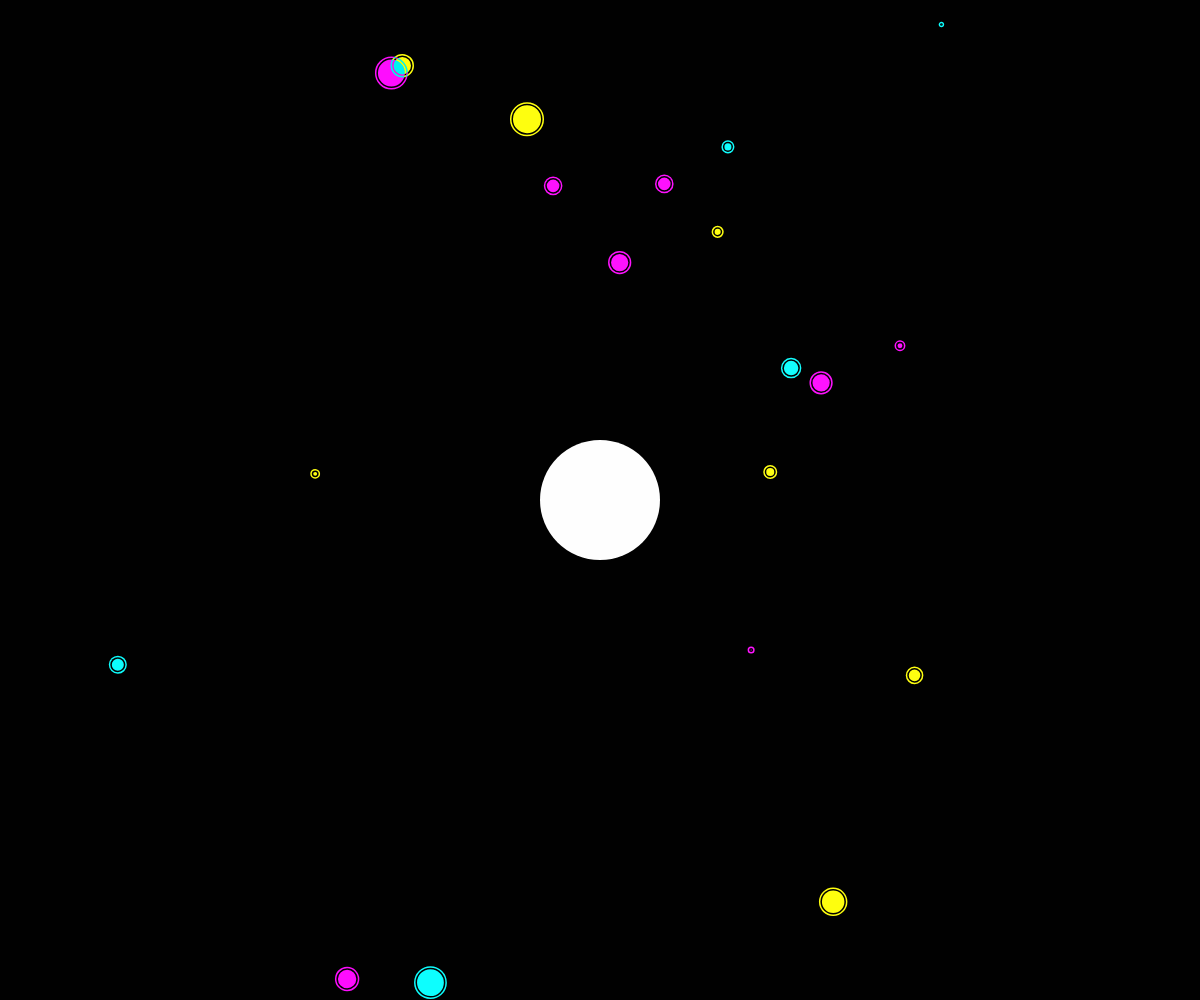
Frame 1 (no input)
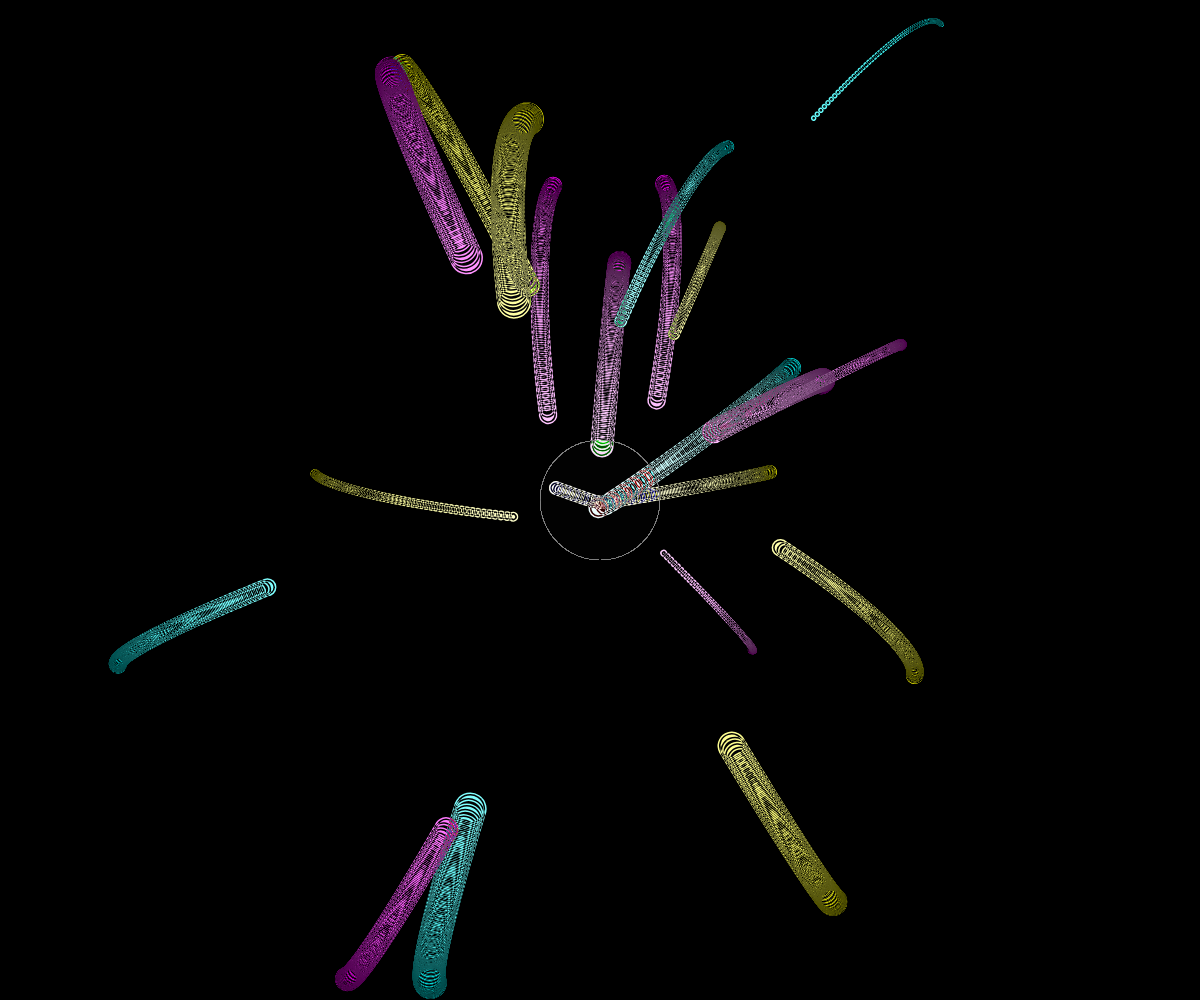
Frame 60 (no input)
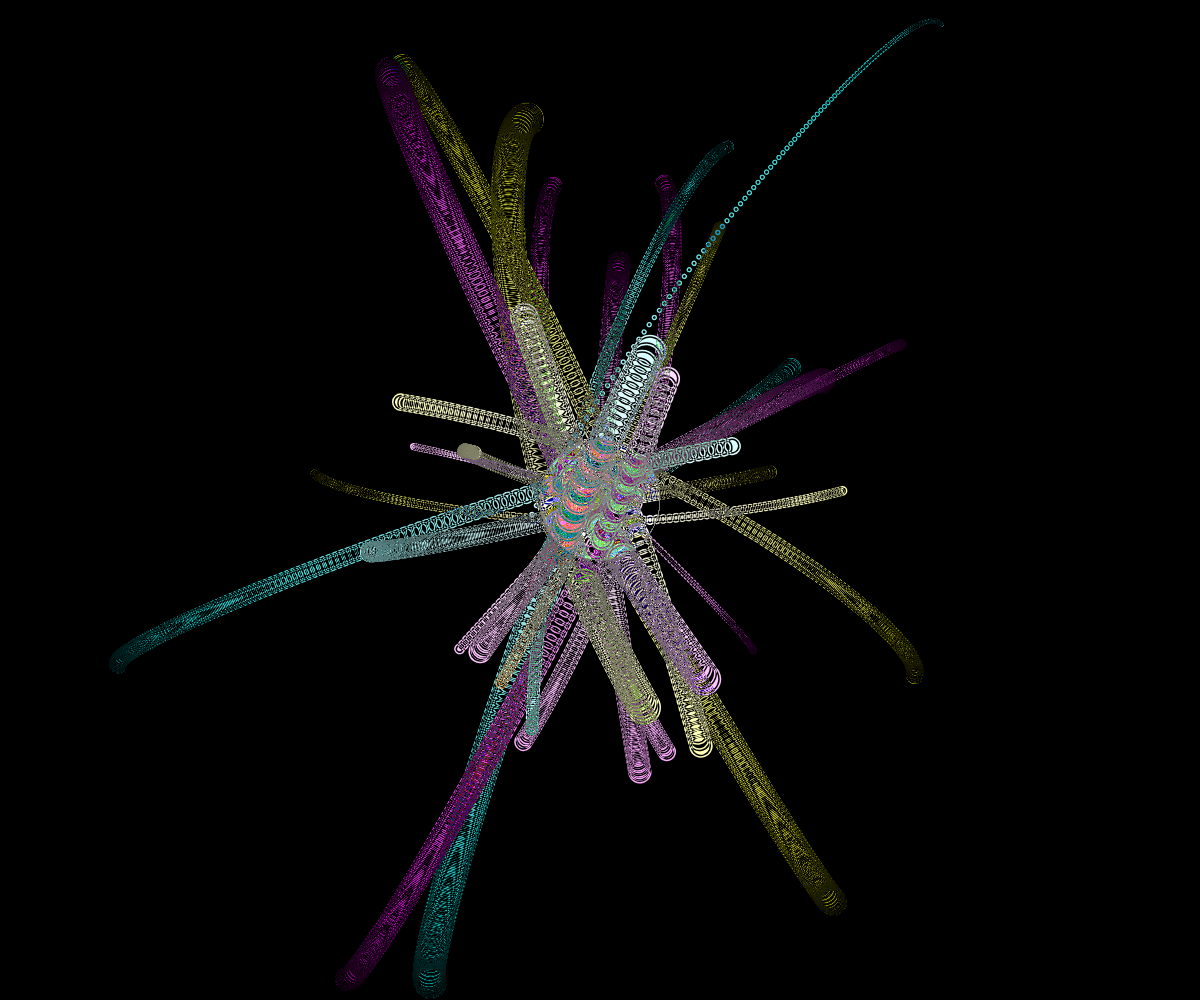
Frame 120 (the mouse pressed at the canvas centre since frame 60)

The p5.js sketch that drew these frames (run headless with seeded random() and noise() and a simulated clock; from frame 60 on, the mouse is pressed at the canvas centre):

// p5.js sketch
// ── sketch.js
var movers = [];
var colorStore = []; 
var attractor;
var movNUM = 20;

//regression
var k = 1;
var training
// var fillCol;
 


function setup() {
  createCanvas(windowWidth, windowHeight); 
  for (var i = 0; i < movNUM; i++) { 
    // var tempCol = color(random(0, 255),random(0, 255),random(0, 255));
    var tempR = int(random(0, 3)); 
    console.log(tempR);
    if (tempR == 0) tempCol = color(255, 255, 0); 
    if (tempR == 1) tempCol = color(0, 255, 255); 
    if (tempR == 2) tempCol = color(255, 0, 255); 
    movers.push(new Mover(random(0.1, 2), random(width), random(height), tempCol));
  }
  attractor = new Attractor(width/2, height/2);
  for (var i = 0; i < movers.length; i++){
      colorStore[i] =  movers[i].baseColor; 
  }
}

function draw() {
  background(1);
  blendMode(DIFFERENCE);


//   //training 
//   training = [{
//     x: width/2,
//     y: height/2, 
//     color: color(255, 0, 0)
//   },
// ] 

// for (var w = 0; w < width-1; w+=10) {
//   for (var h = 0; h < height-1; h+=10) {
//     stroke(pointVal);
//     point(w, h);

//   }
// }
// updatePixels();


for (var i = 0; i < movers.length; i++){
  var moverD = dist(movers[i].position.x, movers[i].position.y, attractor.position.x, attractor.position.y);
  moverD = map(moverD, 0, width, .1, 0);

  movers[i].baseColor = lerpColor(movers[i].baseColor, color(255, 255, 255), moverD);
  console.log(moverD);
  // if (moverD < .25){
  // movers[i].baseColor = colorStore[i];
//}
} 

for (var i = 0; i < movers.length; i++){
  var moverD = dist(movers[i].position.x, movers[i].position.y, attractor.position.x, attractor.position.y);
  moverD = map(moverD, 0, width, 0, .2);

  movers[i].baseColor = lerpColor(movers[i].baseColor, colorStore[i], moverD);
  console.log(moverD);
  // if (moverD < .25){
  // movers[i].baseColor = colorStore[i];
//}
} 


    
    // //weights 
    // var sumWeights = 0;
    //   var pointT = training[0];

    //   var oD = dist(w, h, x, y);
    //   pD = map(pD, 0, height, 0, 1); 
    //   oD = map(pD, 0, height, 0, 1);

    // var sum = 0;
    //   var trainCol = color(pointT.color.levels); 
    //    //translate sumweights to lerp val
    //   var pointVal = lerpColor(fillCol, trainCol, pD);
  




  // for (var i = 0; i < movers.length; i++){
  //   console.log(movers[i].baseColor.levels);

  // }

  // attractor.move(); 


  for (var i = 0; i < movers.length; i++) {
    var force = attractor.calculateAttraction(movers[i]);
    movers[i].applyForce(force);

    movers[i].update();
    movers[i].display();
  }
    attractor.display();

    //regression 
  // KNN regression! K is just everything weighted according to distance
  

// blendMode(MULTIPLY);

     //}
 } // draw 



// ── attractor.js
var Attractor = function(x, y) {
  this.mass = 60;
  this.G = 1;
  this.position = createVector(x, y);
  this.xspeed = 1;
  this.yspeed = .8;

  this.calculateAttraction = function(m) {
    // Calculate direction of force
    var force = p5.Vector.sub(this.position, m.position);
    // Distance between objects
    var distance = force.mag();
    // Limiting the distance to eliminate "extreme" results for very close or very far objects
    distance = constrain(distance, 5, 25);
    // Normalize vector (distance doesn't matter here, we just want this vector for direction)
    force.normalize();
    // Calculate gravitional force magnitude
    var strength = (this.G * this.mass * m.mass) / (distance * distance);
    // Get force vector --> magnitude * direction
    force.mult(strength);
    return force;
  };

    this.move = function() {
      this.position.x = this.position.x + this.xspeed;
      this.position.y = this.position.y + this.yspeed;

    if (this.position.x > (width/2)+50 || this.position.x < (width/2)-50)  {
      this.xspeed = -this.xspeed;
    }

    if (this.position.y > (height/2) +50|| this.position.y < (height/2) -50) {
      this.yspeed = -this.yspeed;
    }
  };

  this.display = function() {
    strokeWeight(2);
    noStroke();
    fill(255, 255, 255);
    ellipse(this.position.x, this.position.y, this.mass*2, this.mass*2);
  };
};

// ── mover.js
var Mover = function(m, x, y, c) {
  this.position = createVector(x, y);
  this.mass = m;

  this.baseColor = c;
  // this.newColor = c;

  this.angle = 0;
  this.aVelocity = 0;
  this.aAcceleration = 0;

  this.velocity = createVector(random(-1, 1), random(-1, 1));
  this.acceleration = createVector(0, 0);

  this.applyForce = function(force) {
    var f = p5.Vector.div(force, this.mass);
    this.acceleration.add(f);
  };

  this.update = function () {

    this.velocity.add(this.acceleration);
    this.position.add(this.velocity);

    this.aAcceleration = this.acceleration.x / 10.0;
    this.aVelocity += this.aAcceleration;
    this.aVelocity = constrain(this.aVelocity, -0.1, 0.1);
    this.angle += this.aVelocity;

    this.acceleration.mult(0);
  };

  this.display = function () {
    stroke(this.baseColor);
    strokeWeight(3); 
    fill(this.baseColor);
    push();
    translate(this.position.x, this.position.y);
    rotate(this.angle);
    ellipse(0, 0, this.mass*16, this.mass*16);
    pop();
  };
};
